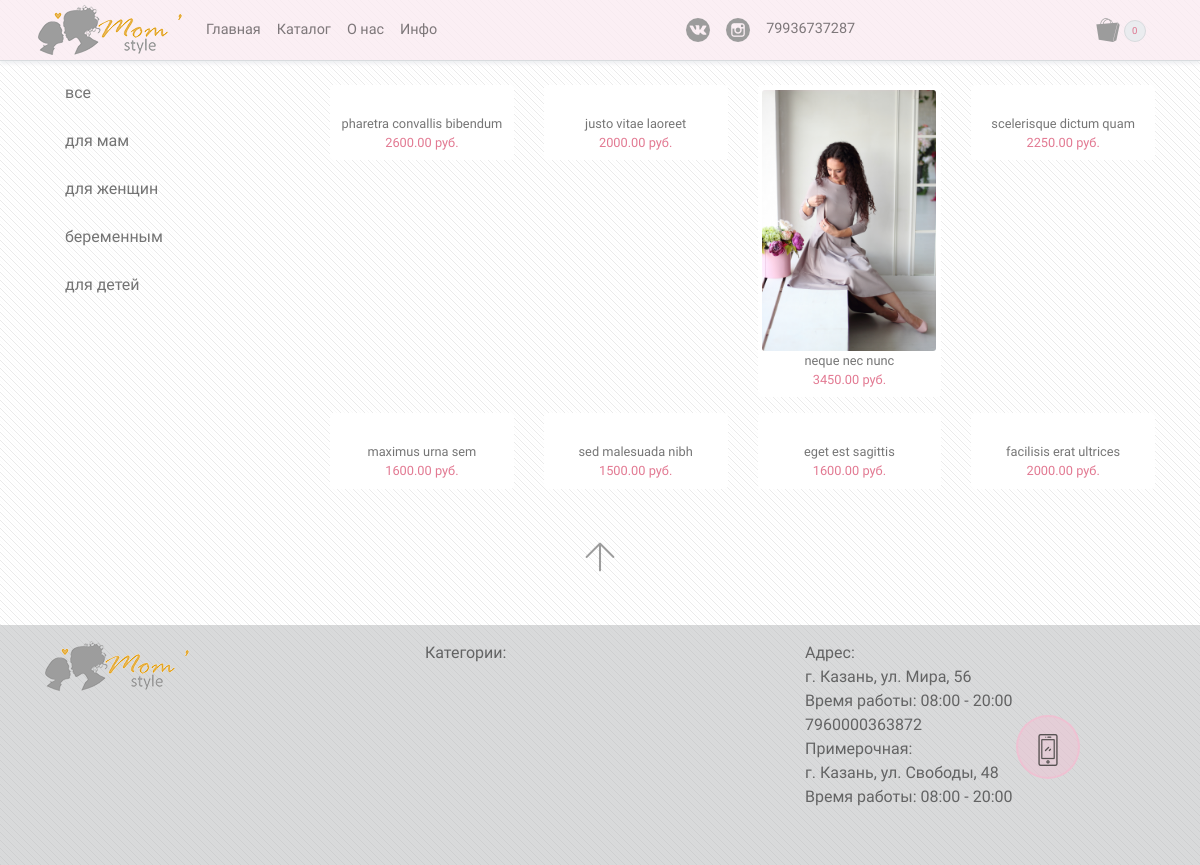
Page /catalog/ on the committed database.
### momshop/models.py (models this page shows, shortened)
class Category(models.Model):
    name = models.CharField(max_length=50, verbose_name='Название')
    image = models.ImageField(upload_to='category', default='Категория', verbose_name='Изображение категории')
    description = models.TextField(verbose_name='Описание', default='')
    class Meta:
        verbose_name = 'Категория'
        verbose_name_plural = 'Категории'
    def get_absolute_url(self):
        return reverse('category-view', args=[str(self.id)])

class Products(models.Model):
    avalability_types = (
        ('a', 'В наличии'),
        ('o', 'Под заказ')
    )
    title = models.CharField(max_length=100, verbose_name='Название')
    description = models.TextField(blank=True, null=True, verbose_name='Описание')
    category = models.ForeignKey('Category',
                                 on_delete=models.SET_NULL,
                                 null=True,
                                 verbose_name='Категория')
    image = models.ImageField(upload_to='products', verbose_name='Изображение')
    consist = models.CharField(max_length=200, verbose_name='Состав', default='')
    size = models.CharField(max_length=15, blank=True, verbose_name='Размер')
    availability = models.BooleanField(default=True, verbose_name='Доступен на сайте')
    avalability_type = models.CharField(max_length=10,
                                        choices=avalability_types,
                                        default='a',
                                        verbose_name='Наличие')
    prev_price = models.DecimalField(max_digits=7,
                                decimal_places=2,
                                null=True,
                                blank=True,
                                verbose_name='Цена без скидки(по желанию)')
    price = models.DecimalField(max_digits=7,
                                decimal_places=2,
                                default=None,
                                verbose_name='Цена')
    tags = models.ManyToManyField('Keywords', verbose_name='Ключевые слова')
    models_height = models.PositiveIntegerField(default=0, verbose_name='Рост модели')
    creation = models.DateTimeField(auto_now=True)
    class Meta:
        verbose_name = 'Товар'
        verbose_name_plural = 'Товары'
    def get_absolute_url(self):
        return reverse('product-detail', args=[str(self.id)])

### momshop/views.py (the view)
# urls.py: url(r'^catalog/$', CatalogView.as_view(), name='catalog'),
class CatalogView(TemplateView):
    template_name = 'catalog.html'
    def get_context_data(self, **kwargs):
        categories = Category.objects.all()
        products = Products.objects.filter(availability=True)
        cart = Cart(self.request)
        context = {
            'categories': categories,
            'products': products,
            'cart': cart.items_count(),
        }
        return  context

### session_cart/cart.py (called while the page is built)
    @property
    def items_list(self):
        items_list = []
        for item in self.cart.values():
            items_list.append(item)
        return items_list

    def items_count(self):
        x = 0
        for item in self.items_list:
            x += 1
        return x

### templates/catalog.html (shortened to what this page needs)
{% extends 'index.html' %}
{% load staticfiles %}
{% block css %}
    <link rel="stylesheet" href="{% static 'css/catalog.css' %}">
{% endblock %}
{% block content %}
    <div class="container">
        <div class="row">
            <div class="col-sm-3 category-colomn nav-container">
                <ul class="list-group category-list">
                    <a class="category-link" href="{% url 'catalog' %}">
                        <li class="list-group-item">
                            <span class="category-name">все</span>
                        </li>
                    </a>
                    {% for category in categories %}
                        <a class="category-link" href="{{ category.get_absolute_url }}">
                            <li class="list-group-item">
                                <span class="category-name">{{ category.name }}</span>
                            </li>
                        </a>
                    {% endfor %}
                </ul>
            </div>
            {% block products %}
                <div class="col-sm-9 products-container">
                    <div class="row">
                        {% for product in products %}
                            <div class="col-lg-3 col-md-4 col-sm-6">
                                <a class="product-link" href="{{ product.get_absolute_url }}">
                                    <div class="card product-cell">
                                        <div class="container-fluid product-image-mask">
                                            <img class="card-img" src="{{ product.image.url }}" alt="">
                                        </div>
                                        <div class="card-caption products-card-caption">
                                            <span class="product-name">{{ product.title }}</span><br>
                                            <span class="price second_color">{{ product.price }} руб.</span><br>
                                        </div>
                                    </div>
                                </a>
                            </div>
                        {% endfor %}
                    </div>
                </div>
            {% endblock %}
        </div>
    </div>
{% endblock %}

### static/css/base.css (style rules this page uses)
body { color: rgba(0,0,0,0.54); font-family: 'Exo 2', sans-serif; margin: 0; padding: 0; }
.second_color { color: rgba(219, 87, 119, 0.8); }

### static/css/index.css (style rules this page uses)
.products-container { padding-top: 1rem; padding-bottom: 1rem; }
.product-cell { padding-top: 0.3rem; padding-left: 0.3rem; padding-right: 0.3rem; z-index: 3; border: none; }
.products-card-caption { border: none; text-align: center; font-size: 0.8rem; }
.product-name { font-size: 0.8rem; color: rgba(0,0,0,0.54); }
.category-name { color: white; z-index: 30; }

### static/css/catalog.css (style rules this page uses)
.category-link { text-decoration: none !important; }
.category-name { color: rgba(0,0,0,0.54); font-weight: 500; }
.list-group-item { border: none; background-color: transparent; border-radius: 0 !important; }
.products-container { background-color: transparent; }
.product-cell { border: none; margin-bottom: 1rem; }
.product-image-mask { background-color: white; opacity: 100; padding: 0; z-index: 50; }
.products-card-caption { border: none; text-align: center; font-size: 0.8rem; padding-bottom: 0.5rem; }
.product-name { font-size: 0.8rem; color: rgba(0,0,0,0.54); }

### rows in the picture
Category: name "для мам"
Category: name "для женщин"
Category: name "беременным"
Category: name "для детей"
Products: title "pharetra convallis bibendum", price "2600.00"
Products: title "justo vitae laoreet", price "2000.00"
Products: image (picture), title "neque nec nunc", price "3450.00"
Products: title "scelerisque dictum quam", price "2250.00"
Products: title "maximus urna sem", price "1600.00"
Products: title "sed malesuada nibh", price "1500.00"
Products: title "eget est sagittis", price "1600.00"
Products: title "facilisis erat ultrices", price "2000.00"

### other values in the picture
{{ cart }} "0"
